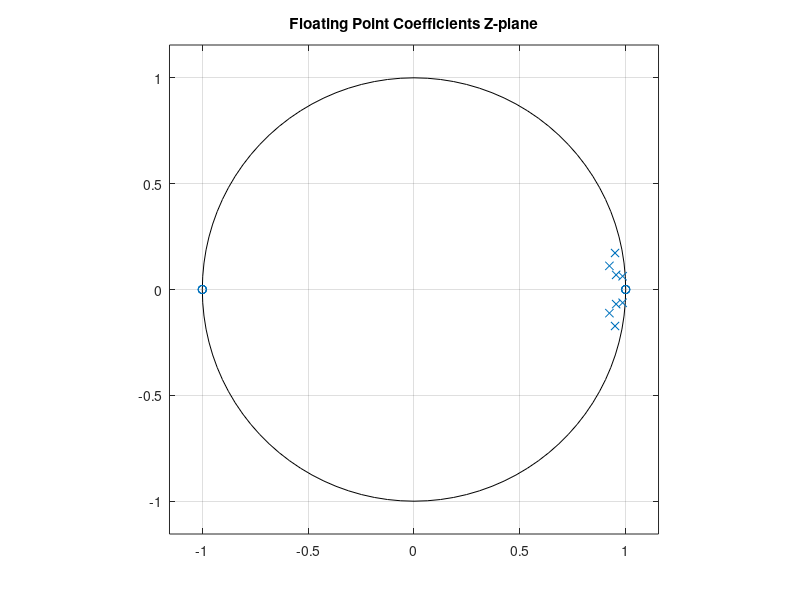
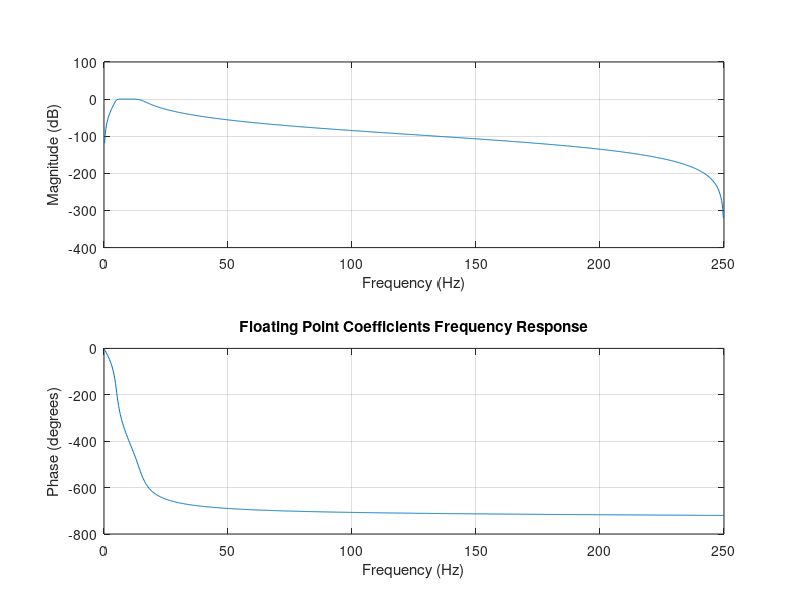
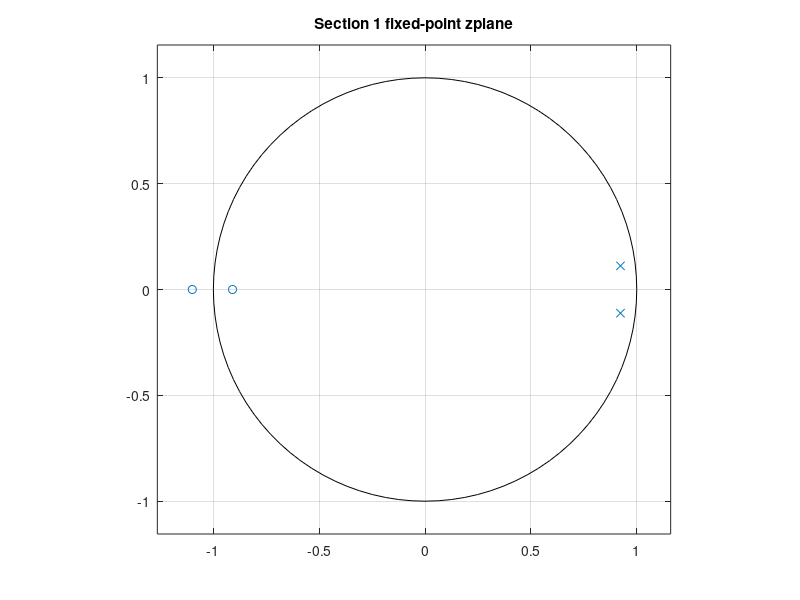
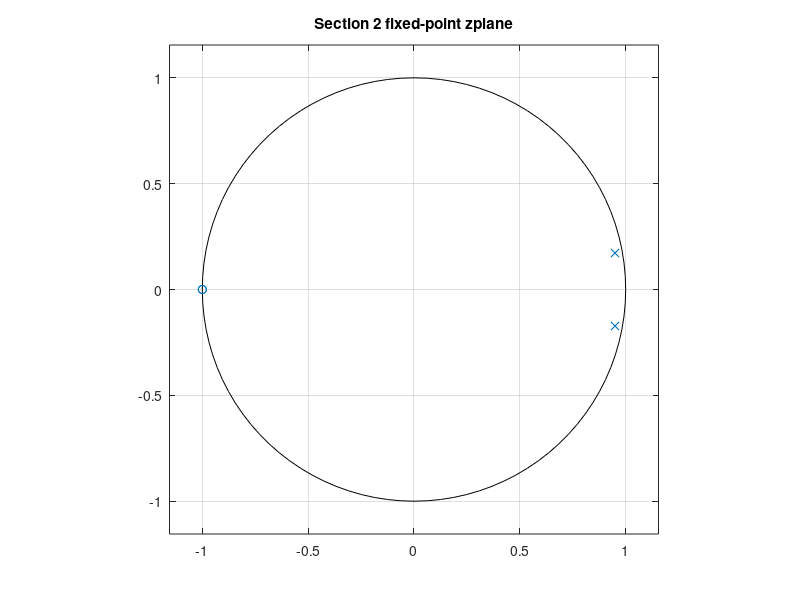

Here is the MATLAB script that generated these plots, in order:
%% Generates fixed-point coefficients for biquads implemented in FPGA. 
% See biquad code: https://github.com/dominic-meads/Vivado-Projects/blob/main/IIR_Direct_form_1_Biquad/iir_DF1_Biquad_AXIS.v
%
% Want to generate Bandpass filter with cuttoffs of 5 Hz and 15 Hz (corner
% frequencies defined in Pan-Thompkins QRS detection algorithm)

close all
clear all
clc

fs = 500;
fc1 = 5;
fc2 = 15;
Wc1 = fc1/(fs/2);
Wc2 = fc2/(fs/2);
[B,A] = butter(4,[Wc1,Wc2]);
filter_stable = isstable(B,A)

%% check zplane and frequency response
figure;
zplane(B,A);
title("Floating Point Coefficients Z-plane");
figure;
freqz(B,A,2^10,fs);
title("Floating Point Coefficients Frequency Response");

%% Generate fixed-point integer coefficients for FPGA

% Note embedding gain is okay here because FPGA bqiaud strcture is DF1
% gain is put into first section
[sos] = tf2sos(B,A);

% scale 
sos_scaled = (2^23)*sos;

% round to integer coefficients
sos_fixed = fix(sos_scaled)

%% Check stability of each section individually

for i = 1:size(sos_fixed,1)  % iterate for each row in sos matrix
    B_fixed = sos_fixed(i,1:3);
    A_fixed = sos_fixed(i,4:6);
    disp(['Section ', num2str(i), ' is stable?']);
    fixed_filter_stable = isstable(B_fixed,A_fixed)
    figure;
    zplane(B_fixed,A_fixed);
    title(['Section ', num2str(i), ' fixed-point zplane']);
end 

%% check frequency response and zplane of fixed-point coefficients

[B_fixed,A_fixed] = sos2tf(sos_fixed);
figure;
zplane(B_fixed,A_fixed);
title('fixed-point zplane');

